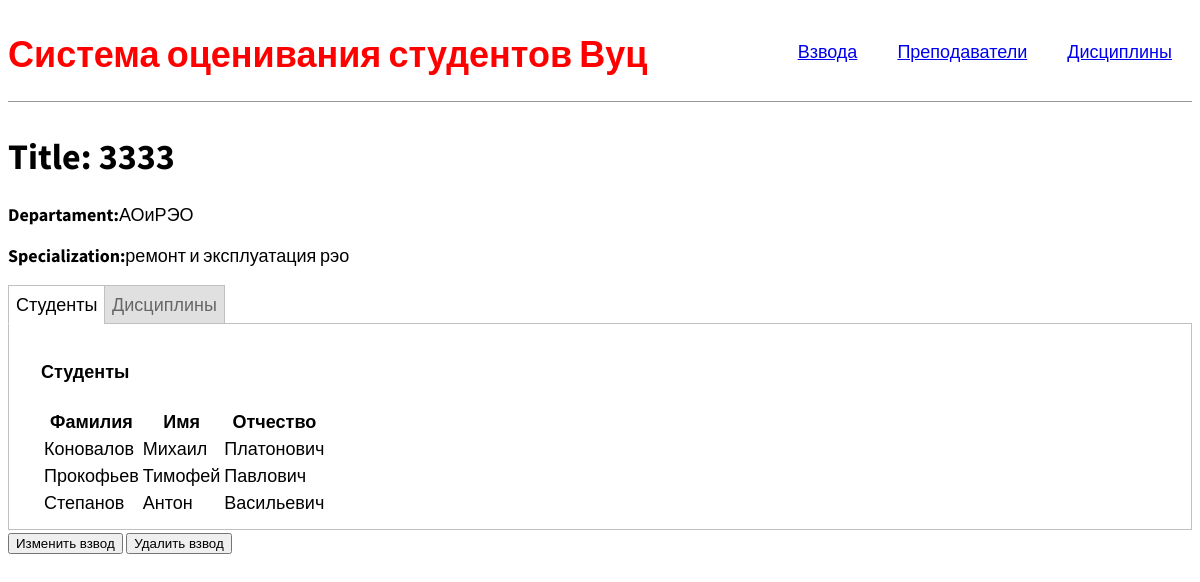
Before: /squad/1 with the older database file.
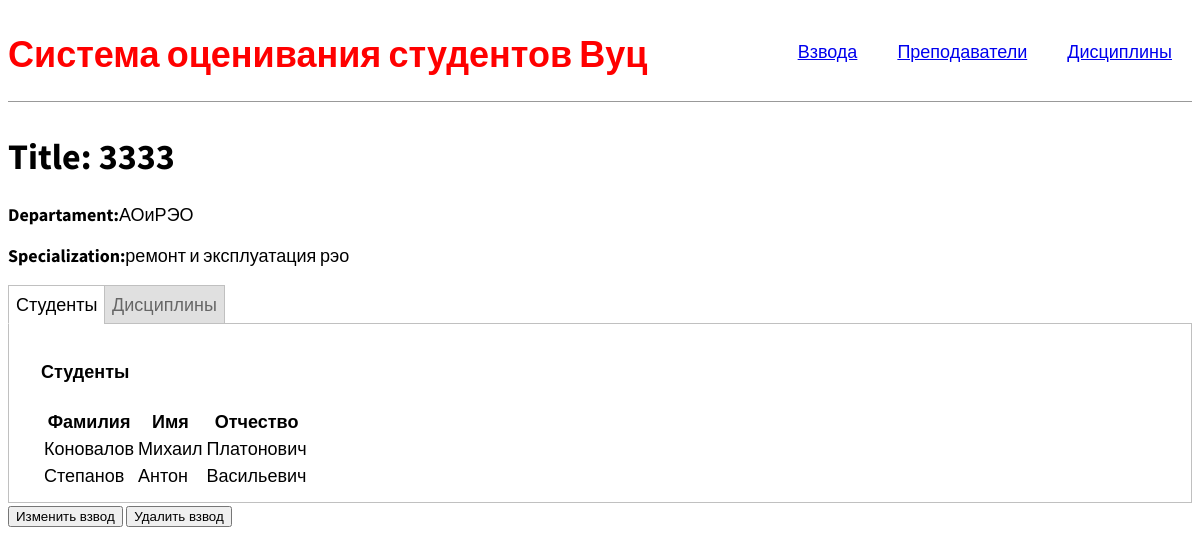
After: the same page with the newer database file.
### firstapp/models.py (models this page shows, shortened)
class StudentModel(models.Model):
    surname = models.CharField(max_length=80,verbose_name="фамилия")
    name = models.CharField(max_length=80, verbose_name='имя')
    patronymic = models.CharField(max_length=80, verbose_name='отчество')
    birthday = models.DateField(verbose_name='день рождения', default= django.utils.timezone.now())
    squad = models.ForeignKey(to="SquadModel", on_delete=models.CASCADE, verbose_name='номер взвода')
    class Meta:
        constraints = [
            models.UniqueConstraint(fields=['name', 'surname', 'patronymic'], name='unique fio student')
        ]
        ordering = ["surname", "name", "patronymic"]

### firstapp/views.py (the view)
# urls.py: re_path(r'^squad/(?P<pk>\d+)$', SquadDetailView.as_view(), name="squad-detail"),
class SquadDetailView(generic.DetailView):
    model = SquadModel

### firstapp/models.py (called while the page is built)
    def get_edit_url(self):
        return  reverse('squad-edit', args=[str(self.id)])

    def get_del_url(self):
        return  reverse('squad-delete', args=[str(self.id)])

    def __str__(self):
        return self.short_name

### firstapp/templates/firstapp/squadmodel_detail.html (shortened to what this page needs)
{% extends 'base.html' %}
{% block content %}
<h1>Title: {{squadmodel.number}}</h1>
<p><strong>Departament:</strong><a>{{squadmodel.departament}}</a></p>
<p><strong>Specialization:</strong><a>{{squadmodel.specialization}}</a></p>
<div class="tabs">
    <label for="tab_1">Студенты</label>
    <label for="tab_2">Дисциплины</label>
    <div id="students">
        <div style="margin-left:20px;margin-top:20px">
            <h4>Студенты</h4>
            <table>
                <tbody>
                <tr>
                    <th>Фамилия</th>
                    <th>Имя</th>
                    <th>Отчество</th>
                </tr>
                {% for student in squadmodel.studentmodel_set.all %}
                <tr>
                    <td>{{student.surname}}</td>
                    <td>{{student.name}}</td>
                    <td>{{student.patronymic}}</td>
                </tr>
                {% endfor %}
                </tbody>
            </table>
        </div>
    </div>
</div>
<button onclick="location.href='{{squadmodel.get_edit_url}}'">Изменить взвод</button>
<button onclick="location.href='{{squadmodel.get_del_url}}'">Удалить взвод</button>
{% endblock %}

Changed rows visible on the page:
removed StudentModel: surname "Прокофьев", name "Тимофей", patronymic "Павлович"
